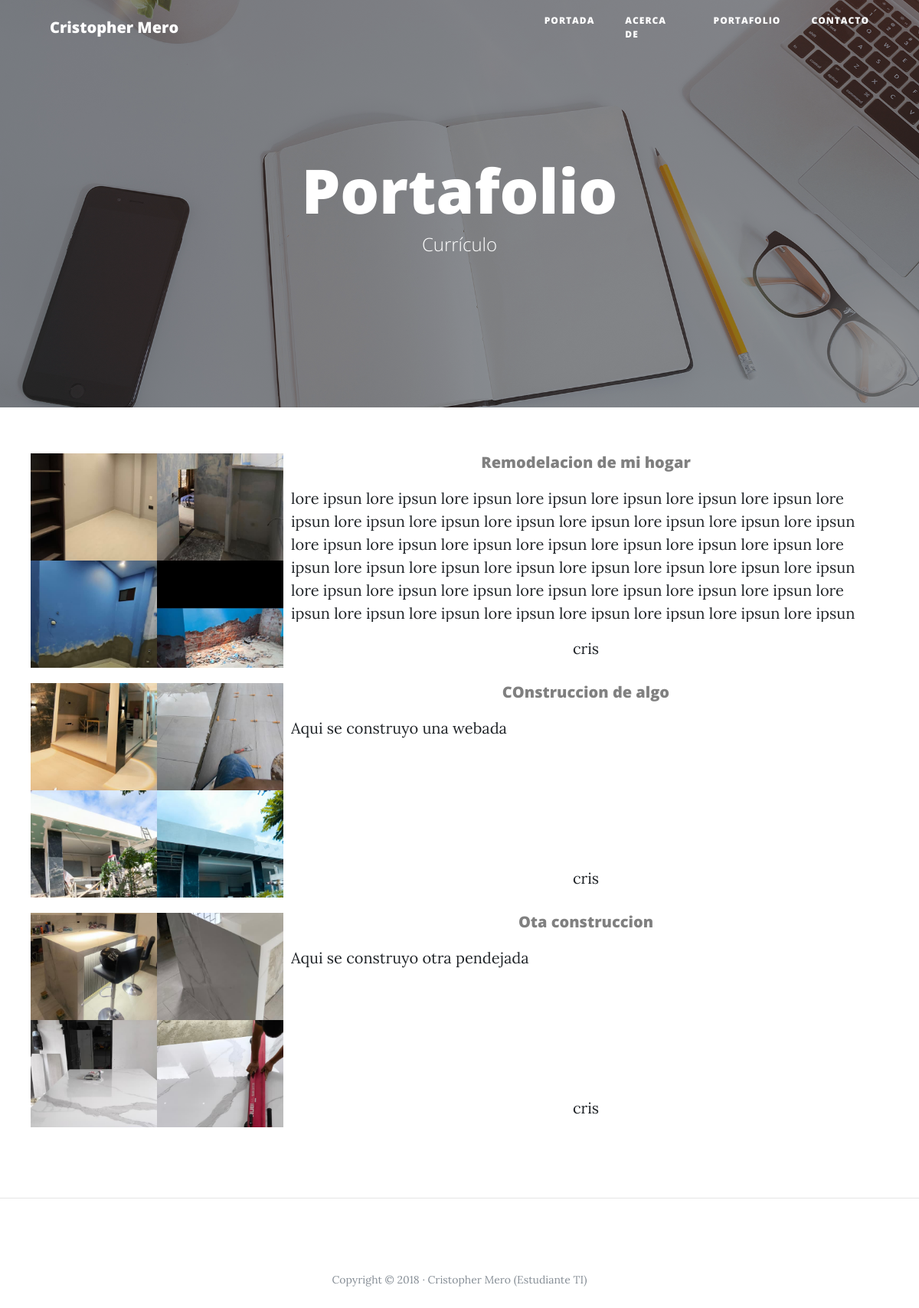
/portfolio, run on an earlier commit of the app's database.
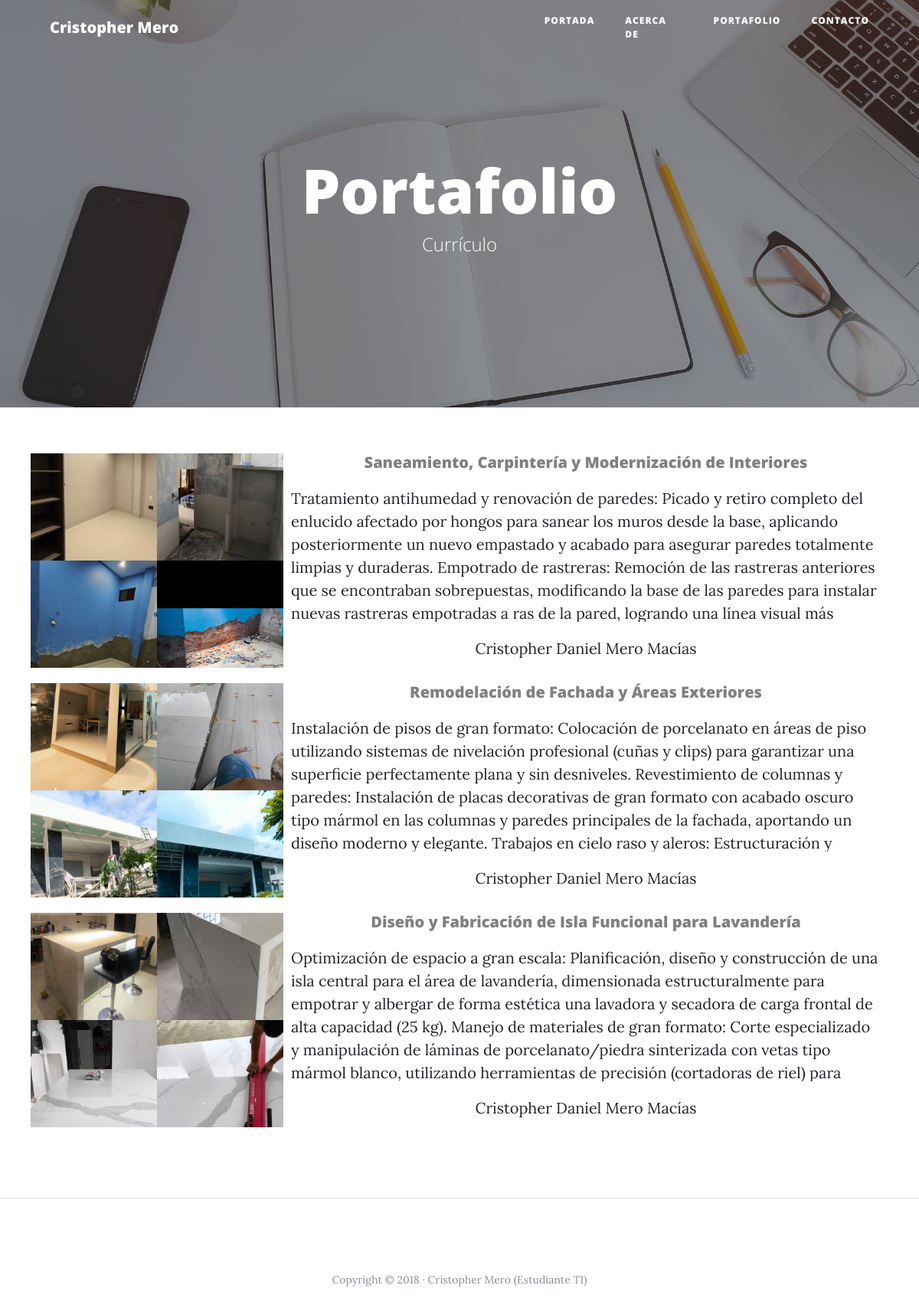
And on a later commit of the database.
### portfolio/models.py (models this page shows, shortened)
class proyectos(models.Model):
    title = models.CharField(max_length=100)
    description = models.TextField(max_length=1000)
    imagen = models.ImageField(upload_to='projects/', null=True, blank=True)
    enlace = models.URLField(null=True, blank=True)
    author = models.CharField(max_length=100)
    created = models.DateTimeField(auto_now_add=True, verbose_name="Fecha de creación")
    updated = models.DateTimeField(auto_now=True, verbose_name="Fecha de actualización")
    class Meta:
        verbose_name = "Proyecto"
        verbose_name_plural = "Proyectos"
        ordering = ['-created']
        db_table = 'proyectos'

### portfolio/views.py (the view)
# urls.py: path('', include("portfolio.urls"))
def portfolio(request):
    proyecto = proyectos.objects.all()
    return render(request, 'core/portfolio.html', {
        'proyectos': proyecto
    })

### templates/core/portfolio.html (shortened to what this page needs)
{% load static %}
	<!DOCTYPE html>
	<html lang="es">
	  <head>
	    <link href="{% static 'vendor/bootstrap/css/bootstrap.min.css' %}" rel="stylesheet">
	    <link href="{% static 'vendor/font-awesome/css/font-awesome.min.css' %}" rel="stylesheet" type="text/css' %}">
	    <link href="{% static 'css/clean-blog.min.css' %}" rel="stylesheet">
	  </head>
	  <body>
        <nav class="navbar navbar-expand-lg navbar-light fixed-top" id="mainNav">
          <div class="container">
            <a class="navbar-brand" href={% url 'index' %}>Cristopher Mero</a>
            <div class="collapse navbar-collapse" id="navbarResponsive">
              <ul class="navbar-nav ml-auto">
                <li class="nav-item">
                  <a class="nav-link" href={% url 'index' %}>Portada</a>
                </li>
                <li class="nav-item">
                  <a class="nav-link" href={% url 'about' %}>Acerca de</a>
                </li>
                <li class="nav-item">
                  <a class="nav-link" href={% url 'portfolio' %}>Portafolio</a>
                </li>
                <li class="nav-item">
                  <a class="nav-link" href={% url 'contact' %}>Contacto</a>
                </li>
              </ul>
            </div>
          </div>
        </nav>
	    <header class="masthead" style="background-image: url({% static 'img/portfolio-bg.jpg'%})">
	      <div class="overlay"></div>
	      <div class="container">
	        <div class="row">
	          <div class="col-lg-8 col-md-10 mx-auto">
	            <div class="site-heading">
	              <h1>Portafolio</h1>
	              <span class="subheading">Currículo</span>
	            </div>
	          </div>
	        </div>
	      </div>
	    </header>
	    <div class="container" style = "display: flex; flex-direction: column-reverse">
		   {% for proyecto in proyectos %}
	      	<div class="row">
	                <div class = "content" id = "proyectos">
                         <a href="{{ proyecto.enlace }}"><img src="{{ proyecto.imagen.url}}"  alt="aqui debe de ir una imagen"></a>
                         <div id = "contenido">
                             <h5>{{ proyecto.title }}</h5>
                             <p id = "descripcion">{{ proyecto.description }}</p>
                             <p id = "autores">{{ proyecto.author }}</p>
                         </div>
                    </div>
	      	</div>
		   {% endfor %}
		  </div>
	    <footer>
	    	<hr>
	      <div class="container">
	        <div class="row">
	          <div class="col-lg-8 col-md-10 mx-auto">
	            <ul class="list-inline text-center">
	            </ul>
            <p class="copyright text-muted">Copyright &copy; 2018 · Cristopher Mero (Estudiante TI) </p>
	          </div>
	        </div>
	      </div>
	    </footer>
	  </body>
	</html>

### templates/core/portfolio.html (style rules this page uses)
#proyectos { height: 300px; width: 100%; display: flex; flex-direction: row; align-items: center; justify-content: center; padding: 10px; }
#contenido { height: 100%; margin: 10px; width: 70%; display: flex; flex-direction: column; align-items: center; justify-content: center; }
a { display: flex; align-items: center; height: 100%; width: 30%; }
img { height: 100%; width: 100%; object-fit: cover; }
h5 { height: 30px; color: grey; }
#descripcion { height: 75%; width: 100%; overflow-y: auto; }
#autores { height: 30px; }

What changed in the data, as far as the page shows it:
changed proyectos: title "Ota construccion" → "Diseño y Fabricación de Isla Funcional para Lavandería"; description "Aqui se construyo otra pendejada" → "Optimización de espacio a gran escala: Planificación, diseño y construcción de una isla central para el área de lavandería, dimensionada estructuralmente para empotrar y albergar de forma estética una lavadora y secadora de carga frontal de alta capacidad (25 kg). Manejo de materiales de gran formato: Corte especializado y manipulación de láminas de porcelanato/piedra sinterizada con vetas tipo mármol blanco, utilizando herramientas de precisión (cortadoras de riel) para…"; author "cris" → "Cristopher Daniel Mero Macías"
changed proyectos: title "COnstruccion de algo" → "Remodelación de Fachada y Áreas Exteriores"; description "Aqui se construyo una webada" → "Instalación de pisos de gran formato: Colocación de porcelanato en áreas de piso utilizando sistemas de nivelación profesional (cuñas y clips) para garantizar una superficie perfectamente plana y sin desniveles. Revestimiento de columnas y paredes: Instalación de placas decorativas de gran formato con acabado oscuro tipo mármol en las columnas y paredes principales de la fachada, aportando un diseño moderno y elegante. Trabajos en cielo raso y aleros: Estructuración y…"; author "cris" → "Cristopher Daniel Mero Macías"
changed proyectos: title "Remodelacion de mi hogar" → "Saneamiento, Carpintería y Modernización de Interiores"; description "lore ipsun lore ipsun lore ipsun lore ipsun lore ipsun lore ipsun lore ipsun lore ipsun lore ipsun lore ipsun lore ipsun lore ipsun lore ipsun lore ipsun lore ipsun lore ipsun lore ipsun lore ipsun lore ipsun lore ipsun lore ipsun lore ipsun lore ipsun lore ipsun lore ipsun lore ipsun lore ipsun lore ipsun lore ipsun lore ipsun lore ipsun lore ipsun lore ipsun lore ipsun lore ipsun lore ipsun lore ipsun lore ipsun lore ipsun lore ipsun lore ipsun lore ipsun lore ipsun lore ipsun lore ipsun…" → "Tratamiento antihumedad y renovación de paredes: Picado y retiro completo del enlucido afectado por hongos para sanear los muros desde la base, aplicando posteriormente un nuevo empastado y acabado para asegurar paredes totalmente limpias y duraderas. Empotrado de rastreras: Remoción de las rastreras anteriores que se encontraban sobrepuestas, modificando la base de las paredes para instalar nuevas rastreras empotradas a ras de la pared, logrando una línea visual más…"; author "cris" → "Cristopher Daniel Mero Macías"
